Frame 1 (no input): blank canvas, image omitted
Frame 60 (no input): blank canvas, image omitted
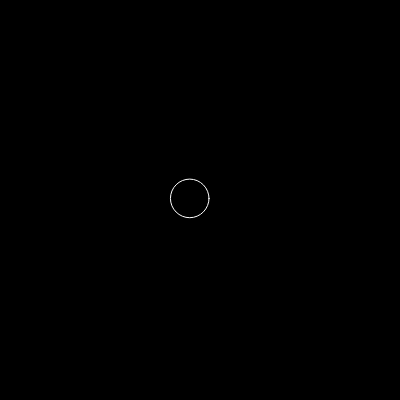
Frame 120 (the mouse pressed at the canvas centre since frame 60)

The p5.js sketch whose frames 1 and 60 were blank and that drew this single picture after the mouse press (run headless with seeded random() and noise() and a simulated clock; from frame 60 on, the mouse is pressed at the canvas centre):

// p5.js sketch
// ── sketch.js
//primeiro projeto POO

let bolhas = []

function setup() {
  createCanvas(400, 400);
}

function draw() {
  background(0);
//percorrendo a lista de bolhas
  for (let bolha of bolhas){
    bolha.exibir();
    bolha.atualizar();
  }
}



//----------------Função Mouse--------------
function mousePressed(){
  let raio = random(10,50);
  let bolha = new Bolha(mouseX,mouseY, raio);
  bolhas.push(bolha);
}

//--------------função clica e arrasta--------------
function mouseDragged(){
    let raio = random(10,50);
  let bolha = new Bolha(mouseX,mouseY, raio);
  bolhas.push(bolha);
}
// ── Bolha.js


class Bolha{
  constructor(x,y,r){
    this.x =x;
    this.y =y;
    this.r =r;
  }
  exibir(){
    stroke (255);
    noFill ();
    circle(this.x,this.y,this.r)
  }
  atualizar(){
    this.x= this.x + random(-5,5);
    this.y= this.y + random(-5,5);
  }
}
